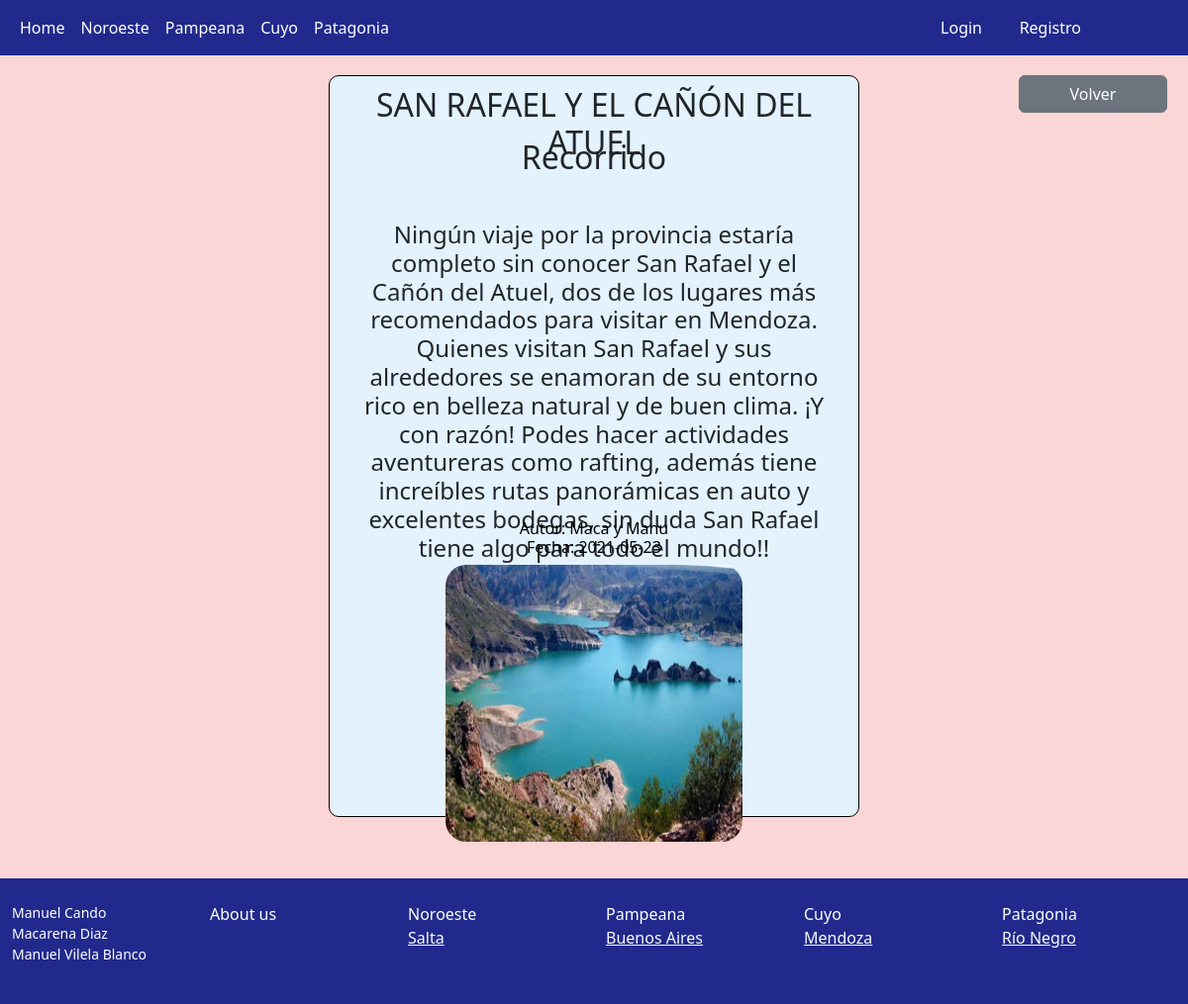
The page /pages/cuyo/mendoza/leerblogMendoza/2 on the database its author committed.
### Modelos/models.py (models this page shows)
class BlogsMendoza(models.Model):
    titulo = models.CharField(max_length=60)
    subtitulo = models.CharField(max_length=100)
    cuerpo = models.CharField(max_length=1000)
    autor = models.CharField(max_length=40)
    fecha = models.CharField(max_length=40)
    image = models.ImageField(upload_to='blogmendoza', null = True, blank = True)

### Modelos/views.py (the view)
# urls.py: path("cuyo/mendoza/leerblogMendoza/<blogmendoza_id>", leerblogMendoza),
def leerblogMendoza(request, blogmendoza_id):
    blog = BlogsMendoza.objects.get(id = blogmendoza_id)
    img = blog.image
    return render(request, "Cuyo/crud_mendoza/leerblogMendoza.html", {"blog": blog, "img": img})

### Modelos/template/Cuyo/crud_mendoza/leerblogMendoza.html (shortened to what this page needs)
{% extends "index.html" %}
{% load static %}
{% block contenido %}
<div class="flex-md-equal w-100 my-md-3 ps-md-3">
    <div class="me-md-3 pt-3 px-3 pt-md-1 px-md-5 text-center overflow-hidden" style="border-radius: 10px; position: relative; height: 800px">
        <a class="btn btn-secondary" style="width: 150px; position: absolute; right: 5px" href="/pages/cuyo/mendoza/">Volver</a>
        <div style="background-color: #e3f2fd; margin: 0px auto;border: 1px solid black; border-radius: 10px; height: 750px; width:50%">
            <table style="padding: 10px; position: relative; width:30%">
                <h2 style="padding: 10px; height: 50px">{{blog.titulo}}</h2>
                <h2 style="padding: 5px; height: 50px">{{blog.subtitulo}}</h2>
                <h4 style="padding: 30px; height: 300px">{{blog.cuerpo}}</h4><br>
                <h6 style="color: black">Autor: {{blog.autor}}<br>Fecha: {{blog.fecha}}</h6>
                <img src="/media/{{img}}" style="width: 300px; height: 280px; border-radius: 21px">
            </table>
        </div>
    </div>
</div>
{% endblock %}

### rows shown on the page
BlogsMendoza: titulo "SAN RAFAEL Y EL CAÑÓN DEL ATUEL", subtitulo "Recorrido", cuerpo "Ningún viaje por la provincia estaría completo sin conocer San Rafael y el Cañón del Atuel, dos de los lugares más recomendados para visitar en Mendoza. Quienes visitan San Rafael y sus alrededores se enamoran de su entorno rico en belleza natural y de buen clima. ¡Y con razón! Podes hacer actividades aventureras como rafting, además tiene increíbles rutas panorámicas en auto y excelentes bodegas, sin duda San Rafael tiene algo para todo el mundo!!", autor "Maca y Manu", fecha "2021-05-23", image (picture)
